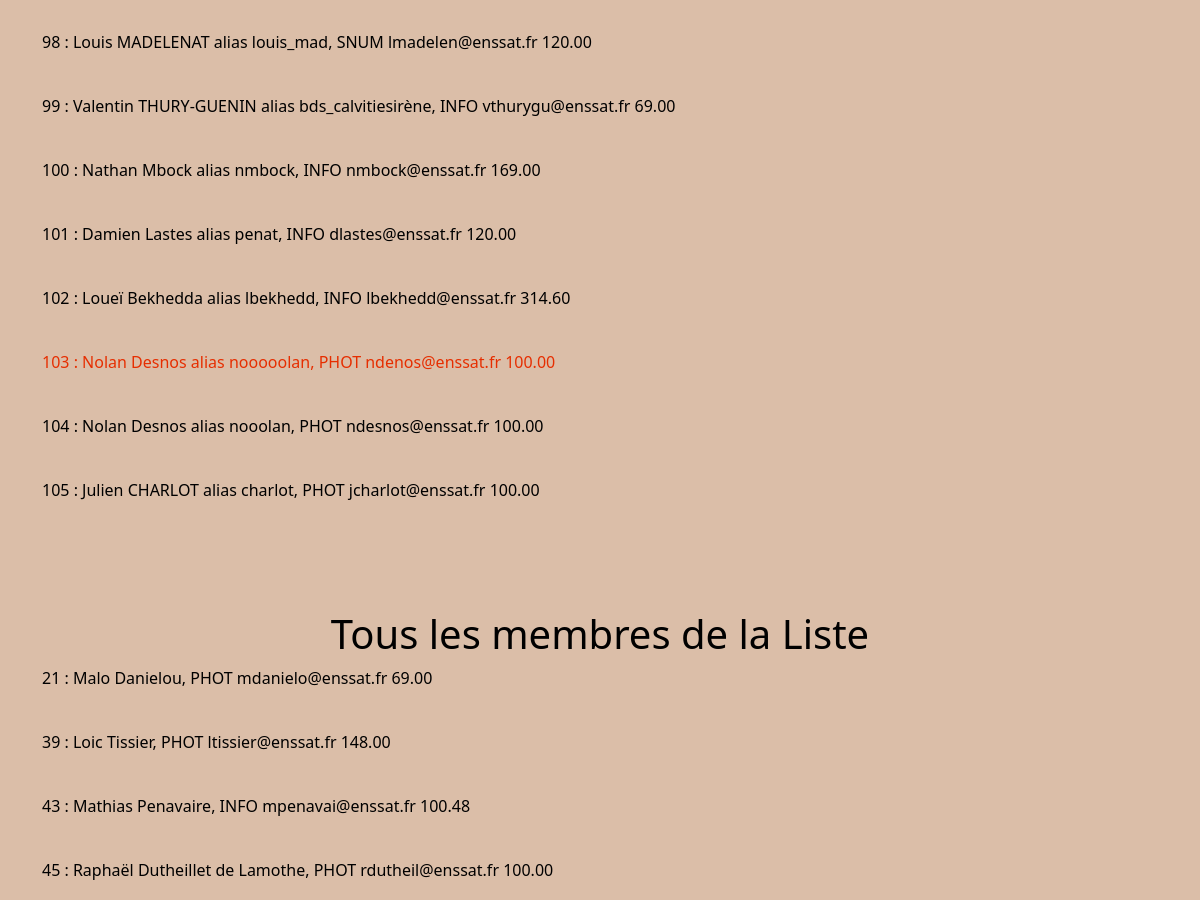
The app's page /staff/users (signed in, middle part), older data.
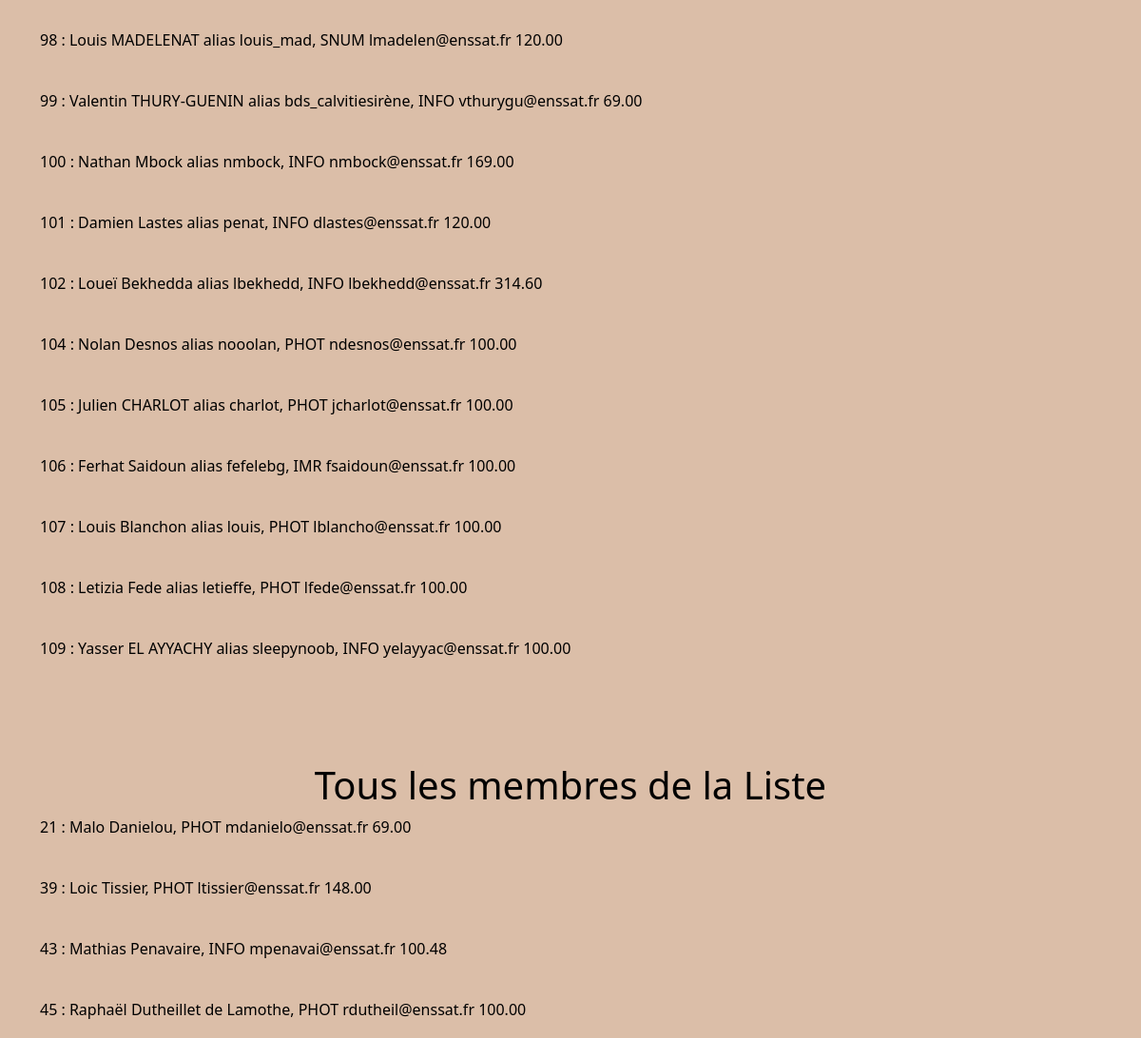
The same page, newer data.
### main_app/models.py (models this page shows)
class User(AbstractUser):
    id = models.AutoField(primary_key=True, unique=True)
    first_name = models.CharField(max_length=30)
    last_name = models.CharField(max_length=30)
    username = models.CharField(max_length=20, unique=True)
    email = models.EmailField(unique=True, default="@enssat.fr")
    SECTOR = (
        ('INFO', 'Informatique'),
        ('PHOT', 'Photonique'),
        ('SNUM', 'Systèmes numériques'),
        ('IMR', 'IMR')
    )
    sector = models.CharField(max_length=4, choices=SECTOR, blank=True, help_text='Donne moi ta filière bro')
    created = models.DateTimeField(auto_now_add=True)
    updated = models.DateTimeField(auto_now=True)
    klax_coins = models.DecimalField(max_digits=12, decimal_places=2, default=100.00)
    activate = models.BooleanField(default=False)
    from_list = models.BooleanField(default=False)
    USERNAME_FIELD = 'email'
    REQUIRED_FIELDS = ['username']

### main_app/views.py (the view)
# urls.py: path("staff/users", views.suUsers, name="suUsers"),
def suUsers(request):
    try:
        user = User.objects.get(pk=request.user.id)
    except User.DoesNotExist:
        user = None
    if user is not None:
        try:
            registered = User.objects.filter(from_list=False)
        except User.DoesNotExist:
            registered = None
        try:
            from_list = User.objects.filter(from_list=True, is_superuser=False, is_staff=False)
        except User.DoesNotExist:
            from_list = None
        try:
            staff_list = User.objects.filter(is_staff=True, is_superuser=False)
        except User.DoesNotExist:
            staff_list = None
        try:
            su_list = User.objects.filter(is_superuser=True)
        except User.DoesNotExist:
            su_list = None
        return render(request, "staffUsers.html",
                      {"user": user, "registered": registered, "from_list": from_list, "staff_list": staff_list,
                       "su_list": su_list})
    else:
        messages.error(request, "Vous devez être connecté")

### templates/staffUsers.html (shortened to what this page needs)
{% extends 'main.html' %}
{% block content %}
{% load bootstrap5 %}
{% bootstrap_css %}
{% include 'nav.html' %}
{% if user.is_staff %}
    <div class="container">
        {% for user in registered %}
            {% if user.activate %}
                <p>{{ user.id }} : {{ user.first_name }} {{ user.last_name }} alias {{ user.username }}, {{ user.sector }} {{ user.email }}  {{ user.klax_coins }}</p> <br>
            {% else %}
                <p><span style="color: #e62e00">{{ user.id }} : {{ user.first_name }} {{ user.last_name }} alias {{ user.username }}, {{ user.sector }} {{ user.email }}  {{ user.klax_coins }}</span></p> <br>
            {% endif %}
        {% endfor %}
    <br><br>
        <h1 style="text-align: center; margin-top:20px">Tous les membres de la Liste</h1>
        {% for user in from_list %}
            <p>{{ user.id }} : {{ user.first_name }} {{ user.last_name }}, {{ user.sector }} {{ user.email }}  {{ user.klax_coins }}</p> <br>
        {% endfor %}
    <br><br>
        {% for user in staff_list %}
            <p>{{ user.id }} : {{ user.first_name }} {{ user.last_name }}, {{ user.sector }} {{ user.email }}  {{ user.klax_coins }}</p> <br>
        {% endfor %}
    <br><br>
        {% for user in su_list %}
            <p>{{ user.id }} : {{ user.first_name }} {{ user.last_name }}, {{ user.sector }} {{ user.email }}  {{ user.klax_coins }}</p> <br>
        {% endfor %}
    </div>
    <br><br><br><br>
{% endif %}
{% endblock %}

Row changes from the older to the newer data that the page shows:
removed User: id "103", first_name "Nolan", last_name "Desnos", username "nooooolan", sector "PHOT", email "ndenos@enssat.fr", klax_coins "100.00"
added User: id "106", first_name "Ferhat", last_name "Saidoun", username "fefelebg", sector "IMR", email "fsaidoun@enssat.fr", klax_coins "100.00"
added User: id "107", first_name "Louis", last_name "Blanchon", username "louis", sector "PHOT", email "lblancho@enssat.fr", klax_coins "100.00"
added User: id "108", first_name "Letizia", last_name "Fede", username "letieffe", sector "PHOT", email "lfede@enssat.fr", klax_coins "100.00"
added User: id "109", first_name "Yasser", last_name "EL AYYACHY", username "sleepynoob", sector "INFO", email "yelayyac@enssat.fr", klax_coins "100.00"
